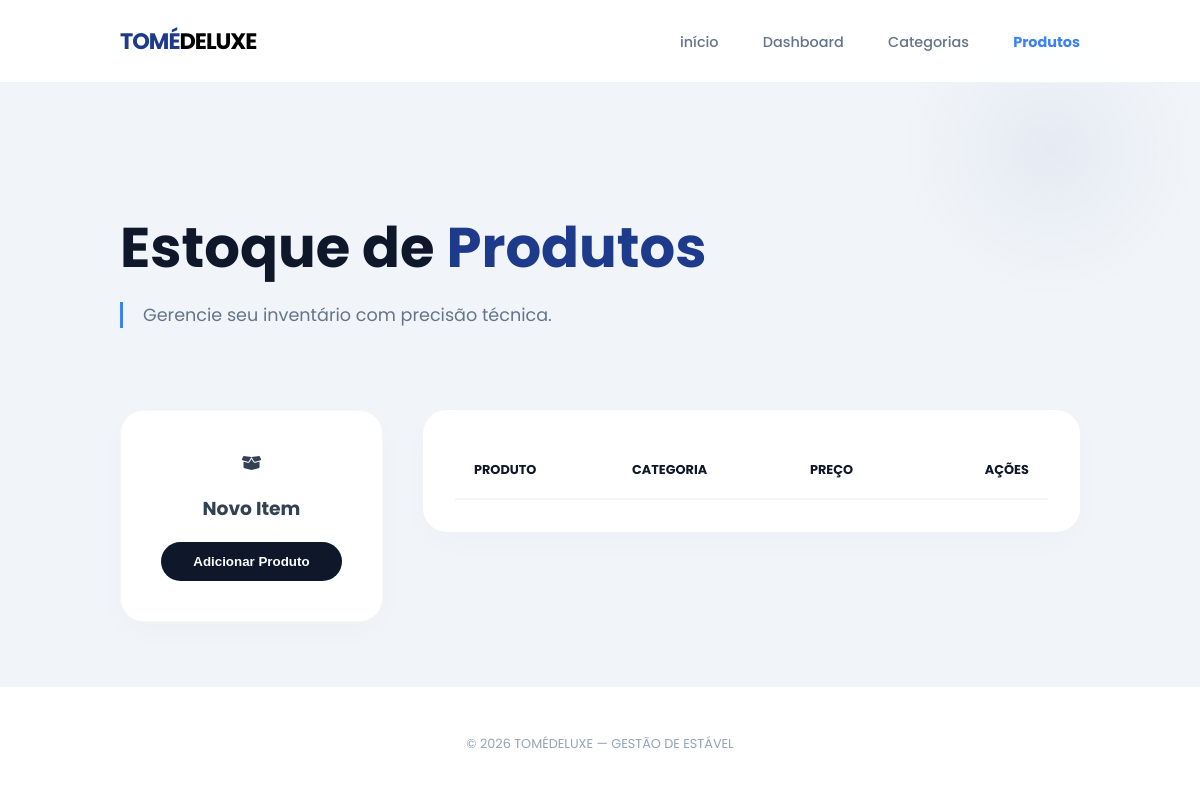
/produtos, run on an earlier commit of the app's database.
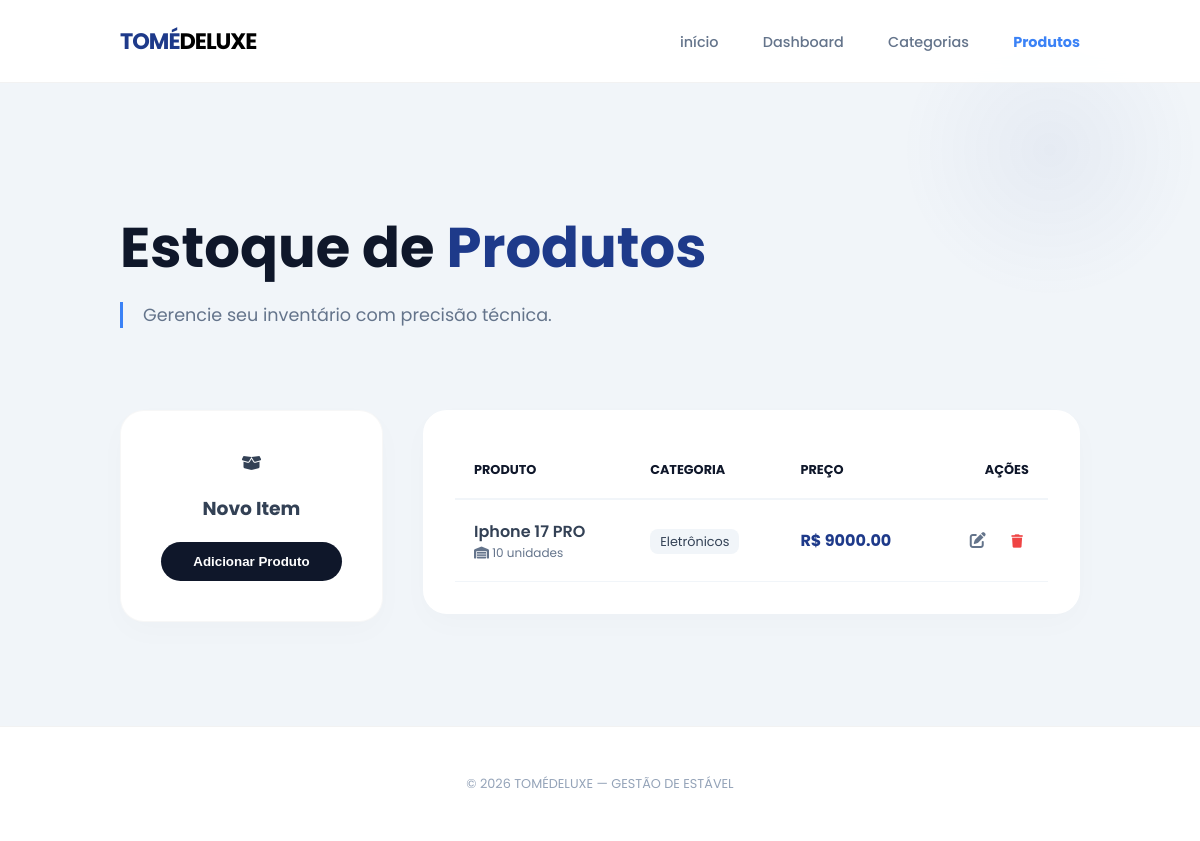
And on a later commit of the database.
### models.py (models this page shows, shortened)
class Produto(Base):
    __tablename__ = "produtos"
    id = Column(Integer, primary_key=True, autoincrement=True)
    nome = Column(String(100), nullable=False)
    preco = Column(Float, nullable=False)
    estoque = Column(Integer, nullable=False)
    categoria_id = Column(Integer, ForeignKey("categorias.id"))
    categoria = relationship("Categoria", back_populates="produtos")

class Categoria(Base):
    __tablename__ = "categorias"
    id = Column(Integer, primary_key=True, autoincrement=True)
    nome = Column(String(100), nullable=False)
    descricao = Column(String(150))
    produtos = relationship("Produto", back_populates="categoria")

### main.py (the view)
@app.get("/produtos")
def exibir_produtos(request: Request, db: Session = Depends(get_db)):
    produtos = db.query(Produto).all()
    categorias = db.query(Categoria).all()
    return templates.TemplateResponse(
        request,
        "produtos.html",
        {"request": request,
         "produtos": produtos,
         "categorias": categorias
        }
    )

### templates/produtos.html (shortened to what this page needs)
<!DOCTYPE html>
<html lang="pt-br">
<head>
    <link rel="stylesheet" href="/static/style.css">
    <link rel="stylesheet" href="https://cdnjs.cloudflare.com/ajax/libs/font-awesome/6.4.0/css/all.min.css">
</head>
<body>
    <nav class="navbar">
        <div class="nav-logo">TOMÉ<span style="color: black;">DELUXE</span></div>
        <div class="nav-links">
            <a href="./">início</a>
            <a href="/">Dashboard</a>
            <a href="/categorias">Categorias</a>
            <a href="/produtos" style="color: var(--accent-blue); font-weight: 700;">Produtos</a>
        </div>
    </nav>
    <main>
        <header class="hero">
            <h1>Estoque de <span>Produtos</span></h1>
            <p>Gerencie seu inventário com precisão técnica.</p>
        </header>
        <div class="container" style="display: grid; grid-template-columns: 1fr 2.5fr; gap: 40px; align-items: start;">
            <section class="card">
                <div id="bloco-botao" style="text-align: center;">
                    <i class="fa-solid fa-box-open"></i>
                    <h3>Novo Item</h3>
                    <button type="button" class="btn btn-main" onclick="mostrarFormulario()"
                        style="width: 100%; justify-content: center;">
                        Adicionar Produto
                    </button>
                </div>
            </section>
            <section class="data-table-container">
                <table>
                    <thead>
                        <tr>
                            <th>Produto</th>
                            <th>Categoria</th>
                            <th>Preço</th>
                            <th style="text-align: right;">Ações</th>
                        </tr>
                    </thead>
                    <tbody>
                        {% for produto in produtos %}
                        <tr>
                            <td>
                                <div style="font-weight: 600;">{{ produto.nome }}</div>
                                <div style="font-size: 0.75rem; color: #64748B;">
                                    <i class="fa-solid fa-warehouse"></i> {{ produto.estoque }} unidades
                                </div>
                            </td>
                            <td><span
                                    style="background: #F1F5F9; padding: 4px 10px; border-radius: 8px; font-size: 0.8rem;">{{
                                    produto.categoria.nome }}</span></td>
                            <td style="font-weight: 700; color: var(--primary-blue);">R$ {{ "%.2f"|format(produto.preco)
                                }}</td>
                            <td style="text-align: right;">
                                <div id="acoes-normais-{{ produto.id }}">
                                    <a href="/produtos/{{ produto.id }}/editar"
                                        style="color: #64748B; margin-right: 15px;"><i
                                            class="fa-solid fa-pen-to-square"></i></a>
                                    <button onclick="pedirConfirmacao('{{ produto.id }}')"
                                        style="background:none; border:none; color:#EF4444; cursor:pointer;"><i
                                            class="fa-solid fa-trash"></i></button>
                                </div>
                            </td>
                        </tr>
                        {% endfor %}
                    </tbody>
                </table>
            </section>
        </div>
    </main>
    <footer>&copy; 2026 TOMÉDELUXE — GESTÃO DE ESTÁVEL</footer>
</body>
</html>

### static/style.css (style rules this page uses)
:root { --primary-blue: #1E3A8A; --accent-blue: #3B82F6; --dark-bg: #0F172A; --glass-white: rgba(255, 255, 255, 0.95); --transition: all 0.4s cubic-bezier(0.165, 0.84, 0.44, 1); --bg-body: #F1F5F9; }
html, body { height: 100%; }
body { margin: 0; font-family: 'Poppins', sans-serif; background: var(--bg-body); color: #334155; display: flex; flex-direction: column; }
main { flex: 1 0 auto; }
body::before { content: ""; position: fixed; top: 0; right: 0; width: 300px; height: 300px; background: radial-gradient(circle, rgba(30, 58, 138, 0.05) 0%, transparent 70%); z-index: -1; }
.navbar { display: flex; justify-content: space-between; align-items: center; padding: 1.5rem 10%; background: var(--glass-white); backdrop-filter: blur(10px); position: sticky; top: 0; z-index: 1000; border-bottom: 1px solid rgba(0,0,0,0.05); }
.nav-logo { font-weight: 700; font-size: 1.4rem; color: var(--primary-blue); letter-spacing: -1px; }
.nav-links a { text-decoration: none; color: #64748B; font-weight: 500; margin-left: 2.5rem; transition: var(--transition); font-size: 0.9rem; }
.hero { padding: 6rem 10% 2rem 10%; max-width: 800px; }
.hero h1 { font-size: 3.5rem; line-height: 1.1; margin-bottom: 1.5rem; color: var(--dark-bg); }
.hero h1 span { color: var(--primary-blue); }
.hero p { font-size: 1.1rem; color: #64748B; border-left: 3px solid var(--accent-blue); padding-left: 20px; }
.container { display: grid; grid-template-columns: repeat(auto-fit, minmax(320px, 1fr)); gap: 30px; padding: 2rem 10% 4rem 10%; }
.card { background: white; padding: 40px; border-radius: 24px; border: 1px solid rgba(0,0,0,0.03); box-shadow: 0 10px 30px rgba(0,0,0,0.02); transition: var(--transition); }
.data-table-container { background: white; border-radius: 24px; padding: 2rem; box-shadow: 0 10px 30px rgba(0,0,0,0.02); margin-bottom: 3rem; }
table { width: 100%; border-collapse: collapse; }
th { text-align: left; padding: 1.2rem; color: var(--dark-bg); border-bottom: 2px solid var(--bg-body); font-size: 0.8rem; text-transform: uppercase; }
td { padding: 1.2rem; border-bottom: 1px solid var(--bg-body); }
.btn { display: inline-flex; align-items: center; padding: 12px 28px; border-radius: 50px; text-decoration: none; font-weight: 600; transition: var(--transition); border: none; cursor: pointer; }
.btn-main { background: var(--dark-bg); color: white; }
footer { flex-shrink: 0; padding: 3rem 10%; background: white; border-top: 1px solid rgba(0,0,0,0.05); text-align: center; font-size: 0.8rem; color: #94A3B8; }

What changed in the data, as far as the page shows it:
added Produto: nome "Iphone 17 PRO", estoque "10", categoria.nome "Eletrônicos", preco "9000.00"
